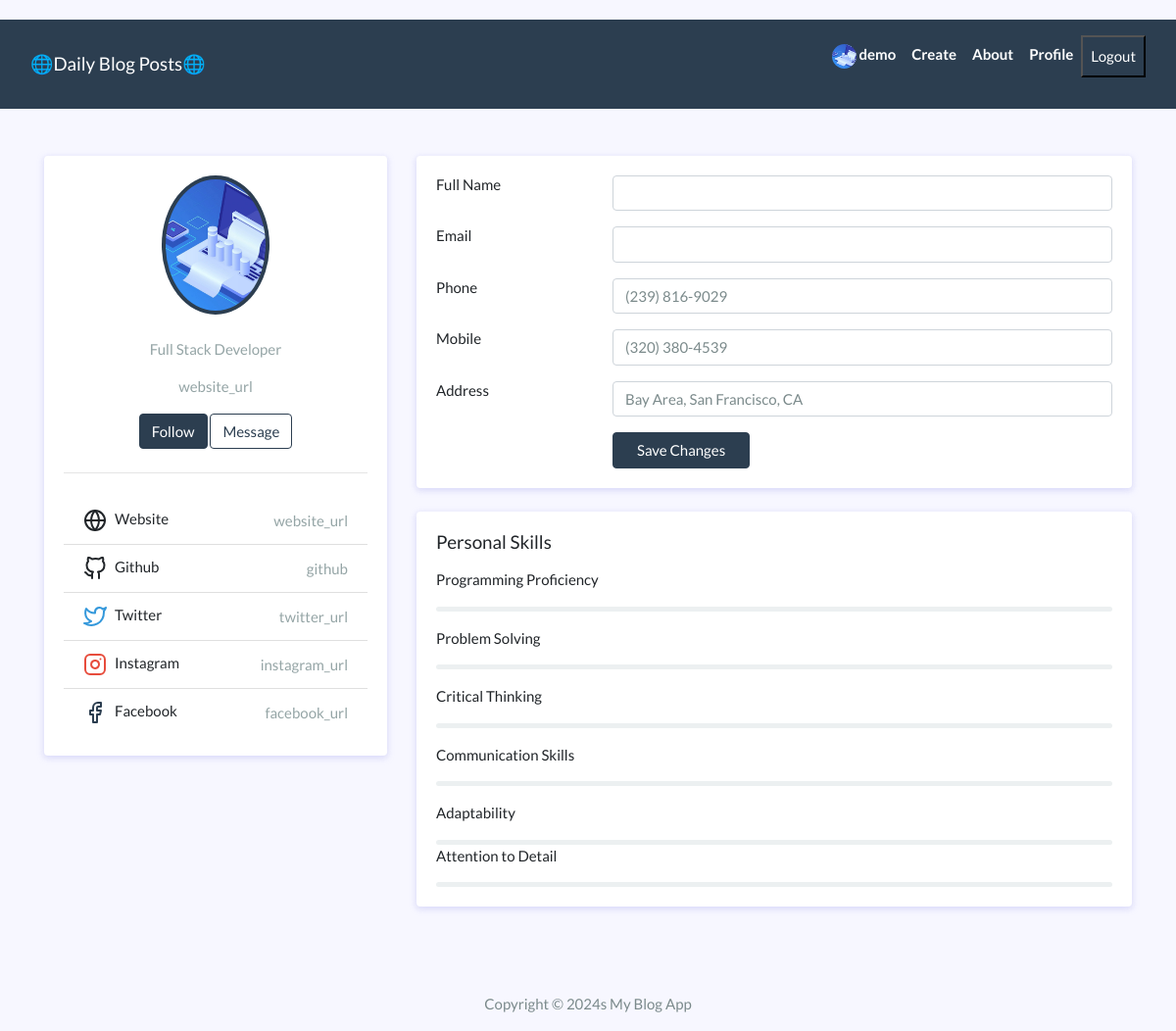
Screenshot of /app/profile/ (signed in) with the database file from the repository.
### app/models.py (models this page shows, shortened)
class Profile(models.Model):
    OCCUPATION_CHOICES = [
        ('Web Development', 'Web Development'),
        ('App Development', 'App Development'),
        ('Software Engineering', 'Software Engineering'),
        ('ML Engineer', 'ML Engineer'),
        ('Ethical Hacker', 'Ethical Hacker'),
        ('Blockchain', 'Blockchain'),
        ('Cryptography', 'Cryptography'),
    ]
    user = models.OneToOneField(User, null=True, on_delete=models.CASCADE)
    first_name = models.CharField(max_length=256, blank=False)
    last_name = models.CharField(max_length=256, blank=False)
    profile_pic = models.ImageField(null=True, blank=True,default='images/bg.jpg', upload_to='images/')
    bio = models.TextField()
    linkedin_url = models.URLField(max_length=105, default='')
    location = models.CharField(max_length=30, default='', blank=True)
    birth_date = models.DateField(null=True, default='', blank=True)
    phone = models.IntegerField(null=True,default='', blank=True)  # Allow null values
    github = models.URLField(max_length=256, default='')
    occupation = models.CharField(max_length=256,default='', choices=OCCUPATION_CHOICES)
    website_url = models.URLField(max_length=256, default='')
    instagram_url = models.URLField(max_length=256, default='')
    facebook_url = models.URLField(max_length=256, default='')  # Provide a default value
    twitter_url = models.URLField(max_length=256, default='')
    programming_proficiency = models.PositiveSmallIntegerField(default=0, validators=[MaxValueValidator(100)])
    problem_solving = models.PositiveSmallIntegerField(default=0, validators=[MaxValueValidator(100)])
    critical_thinking = models.PositiveSmallIntegerField(default=0, validators=[MaxValueValidator(100)])
    communication_skills = models.PositiveSmallIntegerField(default=0, validators=[MaxValueValidator(100)])
    adaptability = models.PositiveSmallIntegerField(default=0, validators=[MaxValueValidator(100)])
    attention_to_detail = models.PositiveSmallIntegerField(default=0, validators=[MaxValueValidator(100)])

### app/views.py (the view)
# urls.py: path('profile/', views.view_profile, name='my_profile'),
@login_required
def view_profile(request):
    profile = request.user.profile
    print(profile.profile_pic)
    return render(request, 'view_profile.html', {'profile':profile})

### app/context_processors.py (called while the page is built)
def profile_context_processor(request):
    profile = None
    if request.user.is_authenticated:
        try:
            profile = Profile.objects.get(user=request.user)
        except Profile.DoesNotExist:
            pass
    return {'profile': profile}

### templates/view_profile.html (shortened to what this page needs)
{% extends 'base.html' %}
{% block content %}
<div class="container">
    <div class="main-body">
        <div class="row">
            <div class="col-lg-4">
                <div class="card">
                    <div class="card-body">
                        <div class="d-flex flex-column align-items-center text-center">
                            <img src="{{ profile.profile_pic.url }} " alt="Admin" class="rounded-circle p-1 bg-primary" width="110">
                            <div class="mt-3">
                                <p class="text-secondary mb-1">Full Stack Developer</p>
                                <p class="text-muted font-size-sm">{{ profile.website_url }}</p>
                                <button class="btn btn-primary">Follow</button>
                                <button class="btn btn-outline-primary">Message</button>
                            </div>
                        </div>
                        <hr class="my-4">
                        <ul class="list-group list-group-flush">
                            <li class="list-group-item d-flex justify-content-between align-items-center flex-wrap">
                                <h6 class="mb-0">Website</h6>
                                <span class="text-secondary">{{profile.website_url}}</span>
                            </li>
                            <li class="list-group-item d-flex justify-content-between align-items-center flex-wrap">
                                <h6 class="mb-0">Github</h6>
                                <span class="text-secondary">{{profile.github}}</span>
                            </li>
                            <li class="list-group-item d-flex justify-content-between align-items-center flex-wrap">
                                <h6 class="mb-0">Twitter</h6>
                               <a href="{{profile.twitter_url}}" target="_blank">  <span class="text-secondary"> {{profile.twitter_url}} </span></a>
                            </li>
                            <li class="list-group-item d-flex justify-content-between align-items-center flex-wrap">
                                <h6 class="mb-0">Instagram</h6>
                                <span class="text-secondary">{{profile.instagram_url}} </span>
                            </li>
                            <li class="list-group-item d-flex justify-content-between align-items-center flex-wrap">
                                <h6 class="mb-0">Facebook</h6>
                                <span class="text-secondary">{{profile.facebook_url}} </span>
                            </li>
                        </ul>
                    </div>
                </div>
            </div>
            <div class="col-lg-8">
                <div class="card">
                    <div class="card-body">
                        <div class="row mb-3">
                            <div class="col-sm-3">
                                <h6 class="mb-0">Full Name</h6>
                            </div>
                            <div class="col-sm-9 text-secondary">
                                <input type="text" class="form-control" value="{{profile.first_name}} {{profile.last_name}}">
                            </div>
                        </div>
                        <div class="row mb-3">
                            <div class="col-sm-3">
                                <h6 class="mb-0">Email</h6>
                            </div>
                            <div class="col-sm-9 text-secondary">
                                <input type="text" class="form-control" value="{{profile.first_name}} {{profile.last_name}}  ">
                            </div>
                        </div>
                        <div class="row mb-3">
                            <div class="col-sm-3">
                                <h6 class="mb-0">Phone</h6>
                            </div>
                            <div class="col-sm-9 text-secondary">
                                <input type="text" class="form-control" value="(239) 816-9029">
                            </div>
                        </div>
                        <div class="row mb-3">
                            <div class="col-sm-3">
                                <h6 class="mb-0">Mobile</h6>
                            </div>
                            <div class="col-sm-9 text-secondary">
                                <input type="text" class="form-control" value="(320) 380-4539">
                            </div>
                        </div>
                        <div class="row mb-3">
                            <div class="col-sm-3">
                                <h6 class="mb-0">Address</h6>
                            </div>
                            <div class="col-sm-9 text-secondary">
                                <input type="text" class="form-control" value="Bay Area, San Francisco, CA">
                            </div>
                        </div>
                        <div class="row">
                            <div class="col-sm-3"></div>
                            <div class="col-sm-9 text-secondary">
                                <input type="button" class="btn btn-primary px-4" value="Save Changes">
                            </div>
                        </div>
                    </div>
                </div>
                <div class="row">
                    <div class="col-sm-12">
                        <div class="card">
                            <div class="card-body">
                                <h5 class="d-flex align-items-center mb-3">Personal Skills</h5>
                                <p>Programming Proficiency</p>
                                <div class="progress mb-3" style="height: 5px">
                                </div>
                                <p>Problem Solving</p>
                                <div class="progress mb-3" style="height: 5px">
                                </div>
                                <p>Critical Thinking</p>
                                <div class="progress mb-3" style="height: 5px">
                                </div>
                                <p>Communication Skills</p>
                                <div class="progress mb-3" style="height: 5px">
                                </div>
                                <p>Adaptability</p>
                                <div class="progress" style="height: 5px">
                                </div>
                                <p>Attention to Detail</p>
                                <div class="progress" style="height: 5px">
                                </div>
                            </div>
                        </div>
                    </div>
                </div>
            </div>
        </div>
    </div>
</div>
{% endblock content %}

### templates/base.html (shortened to what this page needs)
<!DOCTYPE html>
<html>
  {% load static %}
<head>
  <link rel="stylesheet" href="https://stackpath.bootstrapcdn.com/bootswatch/4.5.2/flatly/bootstrap.min.css">
  <link rel="stylesheet" href="https://cdnjs.cloudflare.com/ajax/libs/font-awesome/5.15.4/css/all.min.css">
</head>
<body>
  <nav class="navbar navbar-expand-lg navbar-dark bg-primary" id="mainNav">
    <div class="container-fluid">
      <a class="navbar-brand" href="{% url 'post_list' %}">🌐Daily Blog Posts🌐</a>
      <div class="collapse navbar-collapse" id="navbarResponsive">
        <ul class="navbar-nav ml-auto">
          {% if request.user.is_authenticated %}
          <li class="nav-item text-black">
         <a href="{% url 'edit_profile' %}">     <p class="nav-link text-black font-weight-bold" >
              <img class="rounded-circle  " src='{{ profile.profile_pic.url}}' width="25" height="25">
           {{request.user.username}}</p>
         </a>
        </li>
          <li class="nav-item text-black">
            <a class="nav-link text-black font-weight-bold" href="{% url 'create_post' %}">Create</a>
          </li>
          {% else %}
          <li class="nav-item text-black">
            <a class="nav-link text-black font-weight-bold" href="{% url 'log_in' %}">Login/Register</a>
          </li>
          {% endif %}
          <li class="nav-item text-black">
            <a class="nav-link text-black font-weight-bold" href="#">About</a>
          </li>
          <li class="nav-item text-black">
            <a class="nav-link text-black font-weight-bold" href="{% url 'my_profile' %}">Profile</a>
          </li>
          {% if request.user.is_authenticated %}
          </div>
          <form action="{% url 'logout' %}" method="post">
            <button class="mb-3 px-2 py-2 bg-primary text-white" type="submit">Logout</button>
          </form>
          {% endif %}
      </div>
  </nav>
  <div class="my-5 ">
  {% block content %}{% endblock content %}
</div>
  <footer class="py-3 bg-grey">
    <p class="m-0 text-dark text-center ">Copyright &copy; 2024s My Blog App </p>
  </footer>
</body>
</html>

### templates/view_profile.html (style rules this page uses)
body { background: #f7f7ff; margin-top:20px; }
.card { position: relative; display: flex; flex-direction: column; min-width: 0; word-wrap: break-word; background-color: #fff; background-clip: border-box; border: 0 solid transparent; border-radius: .25rem; margin-bottom: 1.5rem; box-shadow: 0 2px 6px 0 rgb(218 218 253 / 65%), 0 2px 6px 0 rgb(206 206 238 / 54%); }
.me-2 { margin-right: .5rem!important; }

### rows the page displays
Profile: profile_pic (picture), website_url "website_url", github "github", twitter_url "twitter_url", instagram_url "instagram_url", facebook_url "facebook_url"

### other values shown
{{ request.user.username }} "demo"
